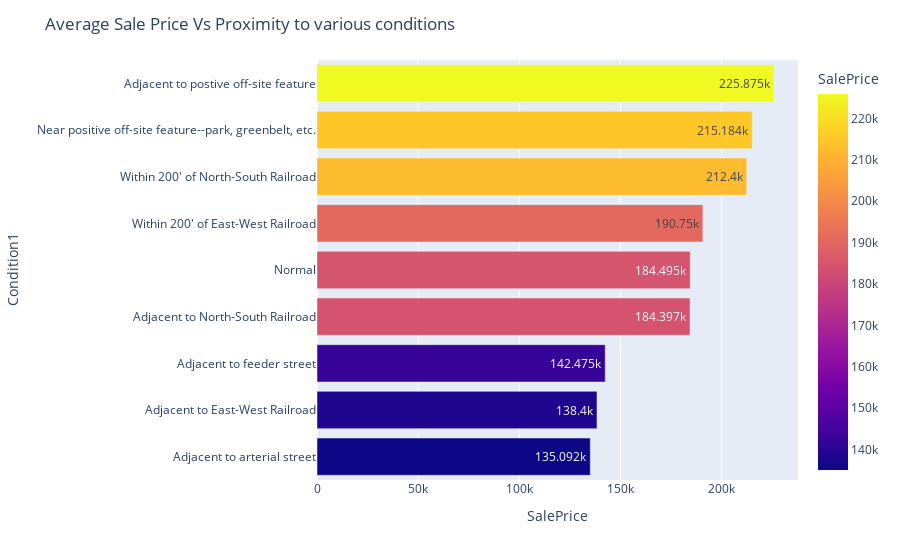

The notebook cell this image was saved under:
### Code cell
var = 'Condition1'
group = train.groupby(var)['SalePrice'].mean().round().sort_values().reset_index()
group[var] = get_description(*group[var])
fig = px.bar(group, y=var, x='SalePrice', color='SalePrice', orientation='h', text_auto=True)
fig.update_layout(title='Average Sale Price Vs Proximity to various conditions')

### Figure 1 — Plotly figure (JSON) as saved in the notebook; plotly's stock layout.template omitted (floating-point values rounded to 4 significant figures)
{"data": [{"alignmentgroup": "True", "hovertemplate": "SalePrice=%{marker.color}<br>Condition1=%{y}<extra></extra>", "legendgroup": "", "marker": {"color": [135092, 138400, 142475, 184397, 184495, 190750, 212400, 215184, 225875], "coloraxis": "coloraxis", "pattern": {"shape": ""}}, "name": "", "offsetgroup": "", "orientation": "h", "showlegend": false, "textposition": "auto", "texttemplate": "%{x}", "type": "bar", "x": [135092, 138400, 142475, 184397, 184495, 190750, 212400, 215184, 225875], "xaxis": "x", "y": ["Adjacent to arterial street", "Adjacent to East-West Railroad", "Adjacent to feeder street", "Adjacent to North-South Railroad", "Normal", "Within 200' of East-West Railroad", "Within 200' of North-South Railroad", "Near positive off-site feature--park, greenbelt, etc.", "Adjacent to postive off-site feature"], "yaxis": "y"}], "layout": {"barmode": "relative", "coloraxis": {"colorbar": {"title": {"text": "SalePrice"}}, "colorscale": [[0, "#0d0887"], [0.1111, "#46039f"], [0.2222, "#7201a8"], [0.3333, "#9c179e"], [0.4444, "#bd3786"], [0.5556, "#d8576b"], [0.6667, "#ed7953"], [0.7778, "#fb9f3a"], [0.8889, "#fdca26"], [1, "#f0f921"]]}, "legend": {"tracegroupgap": 0}, "margin": {"t": 60}, "title": {"text": "Average Sale Price Vs Proximity to various conditions"}, "xaxis": {"anchor": "y", "domain": [0, 1], "title": {"text": "SalePrice"}}, "yaxis": {"anchor": "x", "domain": [0, 1], "title": {"text": "Condition1"}}}}
